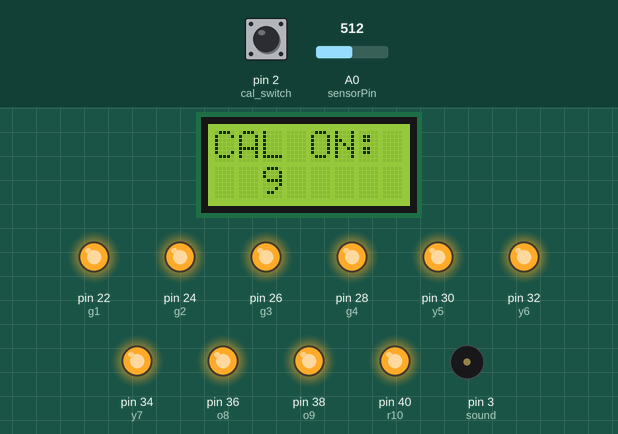
Recording of a sketch running on a simulated Arduino Mega 2560, built with avr-gcc and run on an emulated ATmega2560. On the bench: 8×2 character LCD, output pins drawn as LEDs (lit = HIGH), buzzer (waves = sounding). The test bench sets the inputs (shaded band); at power-on: A0 (sensorPin) = 512, pin 2 (cal_switch) HIGH.

Above: at 0.6 s.
At 13.1 s:
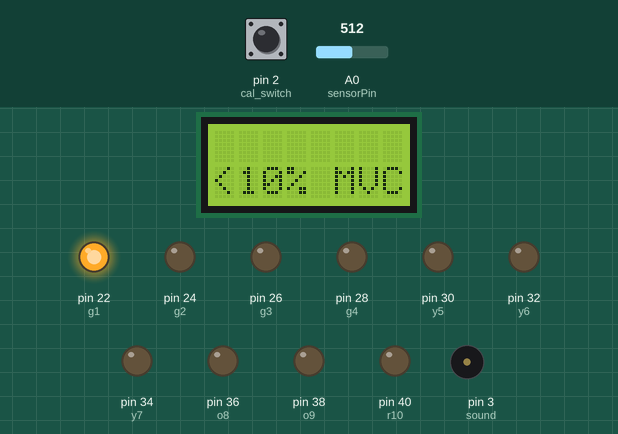
13.2 s: A0 (sensorPin) set to 503
At 14.2 s:
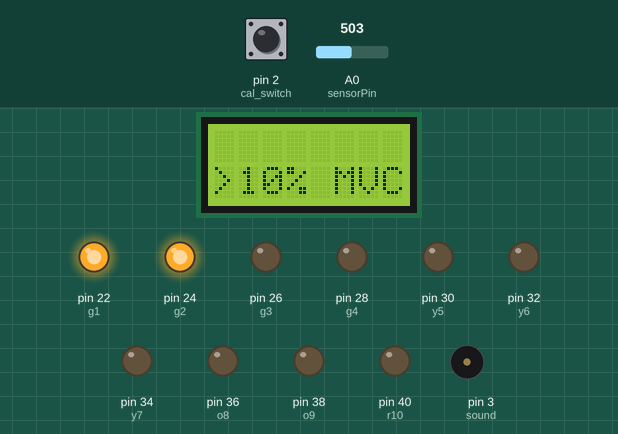
14.8 s: pin 2 (cal_switch) pulled LOW for 0.15 s
At 14.87 s:
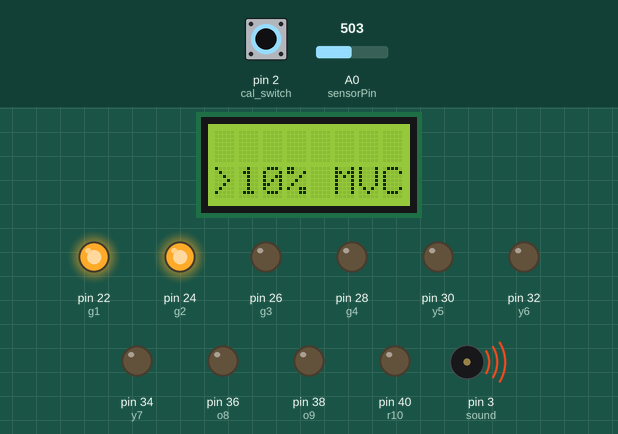
Timing chart, 0 to 17.8 s (numbered marks = the images above; inputs shaded):
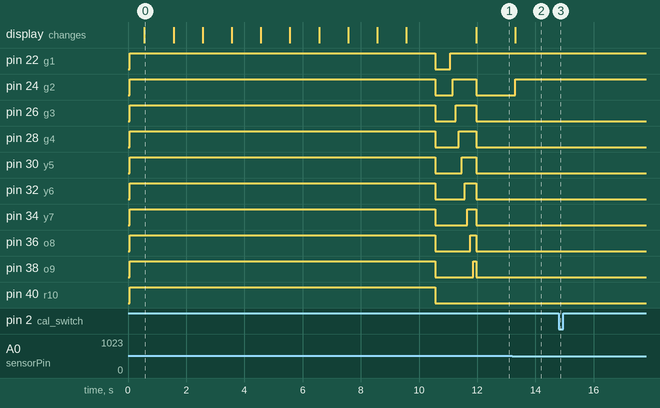

The sketch:

emgreader.ino
```cpp
/*
 *** A LOW-COST sEMG feedback device, based on Arduino Mega and Advancer muscle sensor 'v3'
 *
 *  View the prototype: https://www.youtube.com/watch?v=2l5GvTqeB1E *
 *
***NOTICE! I used a 8x2 LCD (which looks like 16x1), apply nessecary changes for an actual 16x1 LCD!!!***
*
*
*
The code is "assembled" by Märt Reinvee mart.reinvee@emu.ee, based on the following built in examples (https://www.arduino.cc/en/Tutorial/HomePage):
1) Analog Read Serial
2) Button by DojoDave & Tom Igoe
3) Tone Pitch Follower by Tom Igoe, with suggestion from Michael Flynn
4) Calibration by David A. Mellis & Tom Igoe
5) Smoothing by David A. Mellis & Tom Igoe
6) Switch Case by Tom Igoe
*
And
7) "Hello World" from LiquidCrystal Library  by Tom Igoe (library by David A. Mellis & Limor Fried)
*
*
*/

// include the library code:
#include <LiquidCrystal.h>
// initialize the library with the numbers of the interface pins
LiquidCrystal lcd(12, 11, 7, 6, 5, 4);

// CONSTANTS:

//please notice, that "cal_switch" is used to start calibration squence and switch between audio and visual feedback
const int cal_switch = 2;
// sEMG sensor is connected to analog 0
const int sensorPin = A0;

// Total of 10 leds are connected to Arduino Mega, 4 - green (g) 3 yellow (y)  2 orange (o ) and 1 red (r)
const int g1 = 22;
const int g2 = 24;
const int g3 = 26;
const int g4 = 28;
const int y5 = 30;
const int y6 = 32;
const int y7 = 34;
const int o8 = 36;
const int o9 = 38;
const int r10 = 40;

//piezo speaker
const int sound = 3;
//smoothing
const int numReadings = 10;


// VARIABLES:

//button state 0/I
int buttonState = 0;

// calibration duration
int seconds = 5;

//variables for scaling i.e the values for rest and mvc
int sensorValue = 0;         // the sensor value
int sensorMin = 1023;        // minimum sensor value
int sensorMax = 0;           // maximum sensor value

//smoothening
int readings[numReadings];      // the readings from the analog input
int readIndex = 0;              // the index of the current reading
int total = 0;                  // the running total
int average = 0;                // the average


void setup() {
 //OUTPUTS-INPUTS
pinMode(g1, OUTPUT);
pinMode(g2, OUTPUT);
pinMode(g3, OUTPUT);
pinMode(g4, OUTPUT);
pinMode(y5, OUTPUT);
pinMode(y6, OUTPUT);
pinMode(y7, OUTPUT);
pinMode(o8, OUTPUT);
pinMode(o9, OUTPUT);
pinMode(r10, OUTPUT);
pinMode(cal_switch, INPUT);

//Decide wether to run calibration or not

 buttonState = digitalRead(cal_switch);
 // set up the LCD's number of columns and rows:
 lcd.begin(8, 2);
// initialize all the readings to 0:
  for (int thisReading = 0; thisReading < numReadings; thisReading++) {
    readings[thisReading] = 0;
  }
 //RUN WIHTOUT CALIBRATION

  if (buttonState == LOW){
      lcd.print("CAL OFF");
      while (seconds >= 0) {
            lcd.setCursor(1, 1);
            lcd.print(seconds);
            seconds--;
            delay(1000);
      }
    }

  else {
  //RUN CALIBRATION SEQUENCE
       //Indicate start of calibration sequence with LEDs & on LCD
       lcd.clear();
       lcd.print("CAL ON:");
       digitalWrite(g1, HIGH);
       digitalWrite(g2, HIGH);
       digitalWrite(g3, HIGH);
       digitalWrite(g4, HIGH);
       digitalWrite(y5, HIGH);
       digitalWrite(y6, HIGH);
       digitalWrite(y7, HIGH);
       digitalWrite(o8, HIGH);
       digitalWrite(o9, HIGH);
       digitalWrite(r10, HIGH);
       delay(500);

       long t1 = millis();
       while (millis()-t1 < 10000) {
       sensorValue = analogRead(sensorPin);
       // record the maximum sensor value
             if (sensorValue > sensorMax) {
                 sensorMax = sensorValue; }
       // record the minimum sensor value
             if (sensorValue < sensorMin) {
                 sensorMin = sensorValue; }
                       lcd.setCursor(2, 1);
                  lcd.print((9999-millis()+t1)/1000);
                                   }
   // signal the end of the calibration period
   // flash leds
        digitalWrite(g1, LOW);
        digitalWrite(g2, LOW);
        digitalWrite(g3, LOW);
        digitalWrite(g4, LOW);
        digitalWrite(y5, LOW);
        digitalWrite(y6, LOW);
        digitalWrite(y7, LOW);
        digitalWrite(o8, LOW);
        digitalWrite(o9, LOW);
        digitalWrite(r10, LOW);
        delay(500);
       digitalWrite(g1, HIGH);
       delay(100);
       digitalWrite(g2, HIGH);
       delay(100);
       digitalWrite(g3, HIGH);
       delay(100);
       digitalWrite(g4, HIGH);
       delay(100);
       digitalWrite(y5, HIGH);
       delay(100);
       digitalWrite(y6, HIGH);
       delay(100);
       digitalWrite(y7, HIGH);
       delay(100);
       digitalWrite(o8, HIGH);
       delay(100);
       digitalWrite(o9, HIGH);
       delay(100);
       digitalWrite(r10, HIGH);
        digitalWrite(g1, LOW);
        digitalWrite(g2, LOW);
        digitalWrite(g3, LOW);
        digitalWrite(g4, LOW);
        digitalWrite(y5, LOW);
        digitalWrite(y6, LOW);
        digitalWrite(y7, LOW);
        digitalWrite(o8, LOW);
        digitalWrite(o9, LOW);
        digitalWrite(r10, LOW);

        }
  lcd.clear();
}

void loop() {

//SCALE RESULTS - (i have 10 LEDs / write numeric results to LCD with resolution of 10% MVC)
  sensorValue = analogRead(sensorPin);
  sensorValue = map(sensorValue, sensorMin, sensorMax, 0, 10);

//SMOOTHING:
   // subtract the last reading:
  total = total - readings[readIndex];
  // read from the sensor:
  readings[readIndex] = sensorValue;
  // add the reading to the total:
  total = total + readings[readIndex];
  // advance to the next position in the array:
  readIndex = readIndex + 1;
  // if we're at the end of the array...
  if (readIndex >= numReadings) {
    // ...wrap around to the beginning:
    readIndex = 0;
  }
  // calculate the average:
  average = total / numReadings;
  digitalRead(cal_switch);
  buttonState = digitalRead(cal_switch);

 //READ SWITCH and provide audio or feedback if buttonstate is LOW..
 if (buttonState == LOW){
  int thisPitch = map(average, 0, 10, 120, 1500);
  //tone(pin, frequency, duration)
 tone(sound, thisPitch, 10);
 }
 else{
//IF buttonstate is HIGH, provide visual feedback with LCD and LEDs
 switch (average) {
    case 0:    // 0% - rest
      lcd.setCursor(0, 1);
      lcd.print("<10% MVC");
        digitalWrite(g1, HIGH);
        digitalWrite(g2, LOW);
        digitalWrite(g3, LOW);
        digitalWrite(g4, LOW);
        digitalWrite(y5, LOW);
        digitalWrite(y6, LOW);
        digitalWrite(y7, LOW);
        digitalWrite(o8, LOW);
        digitalWrite(o9, LOW);
        digitalWrite(r10, LOW);
      break;
    case 1:
      lcd.setCursor(0, 1);
      lcd.print(">10% MVC");
        digitalWrite(g1, HIGH);
        digitalWrite(g2, HIGH);
        digitalWrite(g3, LOW);
        digitalWrite(g4, LOW);
        digitalWrite(y5, LOW);
        digitalWrite(y6, LOW);
        digitalWrite(y7, LOW);
        digitalWrite(o8, LOW);
        digitalWrite(o9, LOW);
        digitalWrite(r10, LOW);
      break;
    case 2:
      lcd.setCursor(0, 1);
      lcd.print(">20% MVC");
        digitalWrite(g1, HIGH);
        digitalWrite(g2, HIGH);
        digitalWrite(g3, HIGH);
        digitalWrite(g4, LOW);
        digitalWrite(y5, LOW);
        digitalWrite(y6, LOW);
        digitalWrite(y7, LOW);
        digitalWrite(o8, LOW);
        digitalWrite(o9, LOW);
        digitalWrite(r10, LOW);
      break;
    case 3:
      lcd.setCursor(0, 1);
      lcd.print(">30% MVC");
        digitalWrite(g1, HIGH);
        digitalWrite(g2, HIGH);
        digitalWrite(g3, HIGH);
        digitalWrite(g4, HIGH);
        digitalWrite(y5, LOW);
        digitalWrite(y6, LOW);
        digitalWrite(y7, LOW);
        digitalWrite(o8, LOW);
        digitalWrite(o9, LOW);
        digitalWrite(r10, LOW);
      break;
    case 4:
      lcd.setCursor(0, 1);
    lcd.print(">40% MVC");
        digitalWrite(g1, HIGH);
        digitalWrite(g2, HIGH);
        digitalWrite(g3, HIGH);
        digitalWrite(g4, HIGH);
        digitalWrite(y5, HIGH);
        digitalWrite(y6, LOW);
        digitalWrite(y7, LOW);
        digitalWrite(o8, LOW);
        digitalWrite(o9, LOW);
        digitalWrite(r10, LOW);
      break;
    case 5:
      lcd.setCursor(0, 1);
    lcd.print(">50% MVC");
        digitalWrite(g1, HIGH);
        digitalWrite(g2, HIGH);
        digitalWrite(g3, HIGH);
        digitalWrite(g4, HIGH);
        digitalWrite(y5, HIGH);
        digitalWrite(y6, HIGH);
        digitalWrite(y7, LOW);
        digitalWrite(o8, LOW);
        digitalWrite(o9, LOW);
        digitalWrite(r10, LOW);
      break;
    case 6:
      lcd.setCursor(0, 1);
    lcd.print(">60% MVC");
        digitalWrite(g1, HIGH);
        digitalWrite(g2, HIGH);
        digitalWrite(g3, HIGH);
        digitalWrite(g4, HIGH);
        digitalWrite(y5, HIGH);
        digitalWrite(y6, HIGH);
        digitalWrite(y7, HIGH);
        digitalWrite(o8, LOW);
        digitalWrite(o9, LOW);
        digitalWrite(r10, LOW);
      break;
    case 7:
      lcd.setCursor(0, 1);
    lcd.print(">70% MVC");
        digitalWrite(g1, HIGH);
        digitalWrite(g2, HIGH);
        digitalWrite(g3, HIGH);
        digitalWrite(g4, HIGH);
        digitalWrite(y5, HIGH);
        digitalWrite(y6, HIGH);
        digitalWrite(y7, HIGH);
        digitalWrite(o8, LOW);
        digitalWrite(o9, LOW);
        digitalWrite(r10, LOW);
      break;
    case 8:
      lcd.setCursor(0, 1);
    lcd.print(">80% MVC");
         digitalWrite(g1, HIGH);
        digitalWrite(g2, HIGH);
        digitalWrite(g3, HIGH);
        digitalWrite(g4, HIGH);
        digitalWrite(y5, HIGH);
        digitalWrite(y6, HIGH);
        digitalWrite(y7, HIGH);
        digitalWrite(o8, HIGH);
        digitalWrite(o9, LOW);
        digitalWrite(r10, LOW);
      break;
    case 9:
      lcd.setCursor(0, 1);
    lcd.print(">90% MVC");
        digitalWrite(g1, HIGH);
        digitalWrite(g2, HIGH);
        digitalWrite(g3, HIGH);
        digitalWrite(g4, HIGH);
        digitalWrite(y5, HIGH);
        digitalWrite(y6, HIGH);
        digitalWrite(y7, HIGH);
        digitalWrite(o8, HIGH);
        digitalWrite(o9, HIGH);
        digitalWrite(r10, LOW);
      break;
   case 10:    // 100% ehk max value
      lcd.setCursor(0, 1);
    lcd.print("100% MVC");
        digitalWrite(g1, HIGH);
        digitalWrite(g2, HIGH);
        digitalWrite(g3, HIGH);
        digitalWrite(g4, HIGH);
        digitalWrite(y5, HIGH);
        digitalWrite(y6, HIGH);
        digitalWrite(y7, HIGH);
        digitalWrite(o8, HIGH);
        digitalWrite(o9, HIGH);
        digitalWrite(r10, HIGH);
      break;
  }
 }

 // Delay for stability
delay(10);
 }
```

Measured:
- the behaviour switches between 512 and 511 on A0 (sensorPin) (found by bisection; images 1 and 2)
- after the input at 13.2 s, pin 24 (g2): LOW → HIGH after 0.11 s; the display: changes after 0.11 s (image 2)
- after the input at 14.8 s, tone on pin 3 (sound): silent → 258 Hz at once, → silent 0.15 s later
- what the display in image 0 shows lasts 1.0 s, from 0.6 s to 1.6 s
